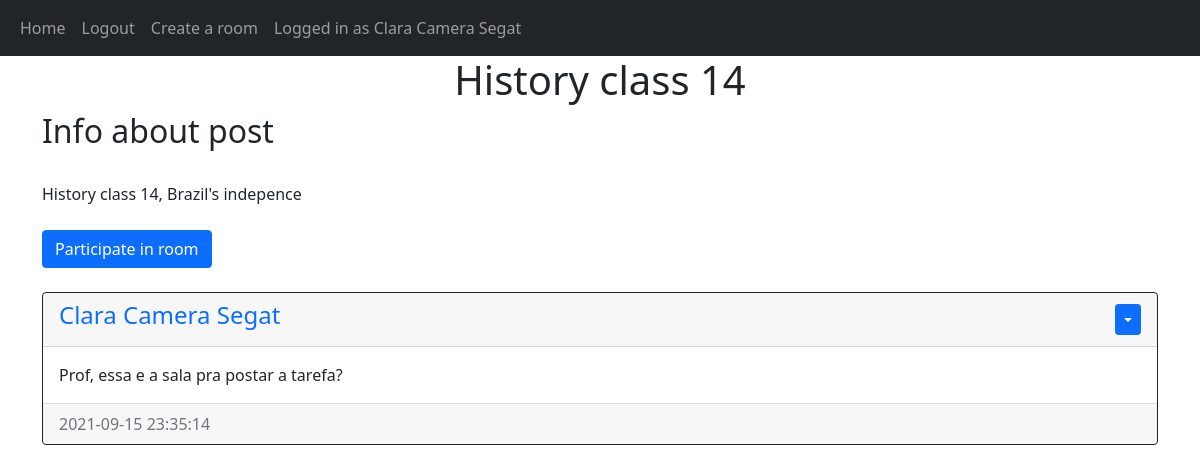
The page /content/1 (signed in) on the database its author committed.
### website/models.py (models this page shows)
class User(db.Model, UserMixin):
    id = db.Column(db.Integer, primary_key=True)
    username =  db.Column(db.String(150), unique=True)
    email = db.Column(db.String(150), unique=True)
    password =  db.Column(db.String(150))
    date_created =  db.Column(db.DateTime(timezone=True), default=func.now())
    posts = db.relationship('Post', backref='user', passive_deletes=True)
    IMGposts = db.relationship('ImagePost', backref='user', passive_deletes=True)
    rooms =  db.relationship('Room', backref='user', passive_deletes=True)

class Room(db.Model):
    id = db.Column(db.Integer, primary_key=True)
    title = db.Column(db.Text, nullable=False)
    info = db.Column(db.Text, nullable=False)
    date_created = db.Column(db.DateTime(timezone=True), default=func.now())
    author = db.Column(db.Integer, db.ForeignKey('user.id', ondelete='CASCADE'), nullable=False)
    posts = db.relationship('Post', backref='room', passive_deletes=True)
    IMGposts = db.relationship('ImagePost', backref='room', passive_deletes=True)
    participants = db.relationship('User', backref='room', passive_deletes=True)

class Post(db.Model):
    id = db.Column(db.Integer, primary_key=True)
    title = db.Column(db.Text, nullable=False)
    text = db.Column(db.Text, nullable=False)
    date_created = db.Column(db.DateTime(timezone=True), default=func.now())
    author = db.Column(db.Integer, db.ForeignKey('user.id', ondelete='CASCADE'), nullable=False)
    parent = db.Column(db.Integer, db.ForeignKey('room.id', ondelete='CASCADE'), nullable=False)

### website/views.py (the view)
@views.route('/content/<room>')
@login_required
def room_content(room):
    room = int(room)
    current_room = Room.query.filter_by(id=room).first()
    if not current_room:
         flash('This room does no exist', category='error')
    else:
        images = ImagePost.query.filter_by(parent=current_room.id).all()
        posts = Post.query.filter_by(parent=current_room.id).all()
    return render_template("room-content.html", user=current_user, posts=posts, images=images, username=current_room.title, info =current_room.info, current_room=current_room.id)

### website/__init__.py (called while the page is built)
def create_app():
    app = Flask(__name__)
    app.config['SECRET_KEY'] = "hello"
    app.config['SQLALCHEMY_DATABASE_URI'] = f'sqlite:///{DB_NAME}'
    db.init_app(app)
    from .views import views
    from .auth import auth
    app.register_blueprint(views, url_prefix='/')
    app.register_blueprint(auth, url_prefix='/')
    from .models import User, Post
    create_database(app)
    login_manager = LoginManager()
    login_manager.login_view = 'auth.login'
    login_manager.init_app(app)
    @login_manager.user_loader
    def load_user(id):
        return User.query.get(int(id))
    return app

### website/templates/room-content.html (shortened to what this page needs)
{% extends 'posts-div.html' %}
{% block header %} {{username}} {% endblock %}
{% block info %}<h2>Info about post</h2><br>{{info}} {% endblock %}

### website/templates/posts-div.html (shortened to what this page needs)
{% extends 'base.html' %}
{% block content %}
    <h1 align='center'>{% block header %}{% endblock %}</h1>
{% block info %}{% endblock %}
<div>
<br>
    {% block participate %}
    <a href="/create-post/{{current_room}}" class="btn btn-primary btn-"  role="button" aria-disabled="true">Participate in room</a>
    {% endblock %}
</div>
<div id='posts'>
    {% for post in posts %}
    <br>
    <div class="card border-dark">
        <div class='card-header d-flex justify-content-between align-items-center'>
            <h4><a href="/posts/{{post.user.username}}" style="text-decoration: none;">{{post.user.username}}</a></h4>
            <div class="btn-group">
                <button type='button' class='btn btn-sm btn-primary dropdown-toggle' data-bs-toggle='dropdown'></button>
            </div>
        </div>
        <div class='card-body'>
            <div class='card-text'>{{post.text}}</div>
        </div>
        <div class="card-footer text-muted">{{post.date_created}}</div>
    </div>
    <br>
    {% endfor %}
</div>
{% endblock %}

### website/templates/base.html (shortened to what this page needs)
<!DOCTYPE html>
<html lang="en">
<head>
    <link href="https://cdn.jsdelivr.net/npm/bootstrap@5.1.1/dist/css/bootstrap.min.css"
    rel="stylesheet"
    >
</head>
<body>
    <nav class="navbar navbar-expand-lg navbar-dark bg-dark">
        <div class="container-fluid">
            <div class="collapse navbar-collapse" id="navbar">
                <div class="navbar-nav">
                <a class="nav-item nav-link" href="/home">Home</a>
                {% if user.is_authenticated %}
                    <a class="nav-item nav-link" href="/logout">Logout</a>
                    <a class="nav-item nav-link" href="/create-room">Create a room</a>
                    <a class="nav-item nav-link" href="/posts/{{user.username}}">Logged in as {{user.username}}</a>
                    {% else %}
                    <a class="nav-item nav-link" href="/login">Login</a>
                    <a class="nav-item nav-link" href="/signup">Sign Up</a>
                    {% endif %}
                </div>
            </div>
        </div>
    </nav>
    <div class="container">{% block content %}{% endblock %}</div>
</body>
</html>

### rows shown on the page
User: username "Clara Camera Segat"
Room: title "History class 14", info "History class 14, Brazil's indepence"
Post: user.username "Clara Camera Segat", text "Prof, essa e a sala pra postar a tarefa?", date_created "2021-09-15 23:35:14"
